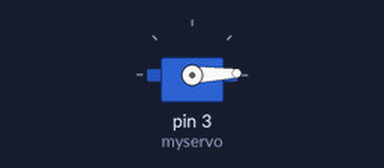
Bench run of a sketch on a simulated Arduino Uno, built with avr-gcc and run on an emulated ATmega328P. On the bench: servo.

Above: at 0.05 s.
At 0.9 s:
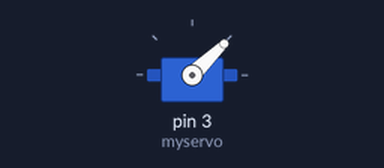
At 1.8 s:
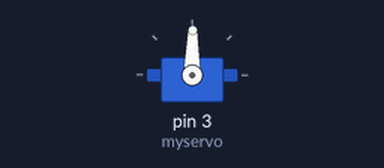
At 3.6 s:
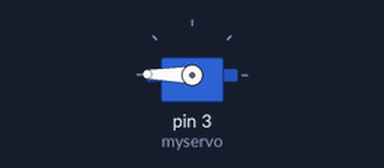
Timing chart, 0 to 8.4 s (numbered marks = the images above):
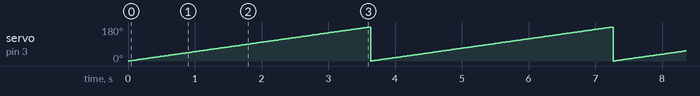

The sketch:

Program06.ino
```cpp
#include <Servo.h>

Servo myservo;
int angle = 0;

void setup()
{
  myservo.attach(3);
}

void loop()
{
  for (angle = 0; angle <= 180; angle++)
  {
    myservo.write(angle);
    delay(20);
  }
  for (angle = 180; angle <= 0; angle--)
  {
    myservo.write(angle);
    delay(20);
  }
}
```

Measured:
- by itself, servo on pin 3 (myservo): ramps from 0° to 180° and jumps back, once every 3.6 s
